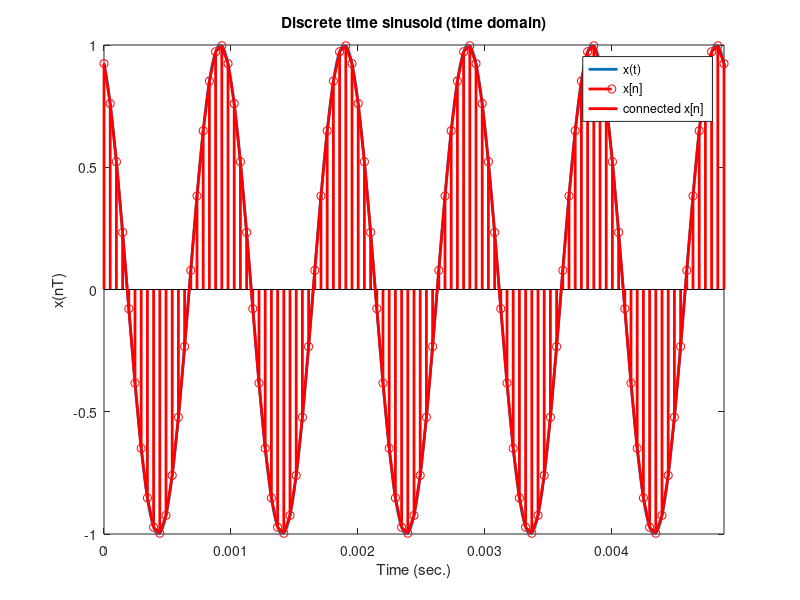

Reproduce this figure in MATLAB. (Note: this script raises an error after producing the figure.)
%%
%   Computer HW1: Listen to sinusoidal signals, perform sampling, and experience system modeling and implementation
%	Sample codes (Matlab script)
%					
%
%
%                                   Edited by Meng-Lin Li, 02/27/2019
%									Modified by Meng-Lin Li, 03/12/2020
%									Modified by Meng-Lin Li, 03/04/2021

%% -----------------------------------------------------
%% ---------- Codes for Problems 1 and 2 ----------
%% ------------------------------------------------------
% ---------- Generate sampled cosine/discrete-time sinusoid ----------
f0 = 1024; % frequency in Hz
total_time = 5; % in sec.

% !!! Sampling in time 
fsRatio = 20;
fs = f0*fsRatio; % sampling sampling rate in Hz
T = 1/fs;  % sampling interval in time
A = 1; % magnitude
phi = pi/8; % phase

t = (0:T:total_time);  % time axis
% x(t) = A*cos(2*pi*f0*t+phi) where A: magnitude (>= 0), f0: 1/(fundamental period), phi: phase
x_CT = A*cos(2*pi*f0*(0:1/(f0*100):total_time)+phi); % x(t), sampling rate is high enough so that x_CT is a good approximation to the CT signal 
x_DT = A*cos(2*pi*f0*t+phi);  % x[n] = x(nT), sampled cosine/discrete time sinusoid
%Npoint = length(x_DT);   % number of points in sampled cosine
sound(x_DT,fs); % Do? reconstruct and play the CT signal by the sound card, type "help sound" (without the double quote) under MATLAB console to see the usage of sound()

figure
% type "help plot" (without the double quote) under MATLAB console to see the usage of plot().
% type "help stem" to see the usage of stem().
%plot((0:1/(f0*100):total_time), x_CT,'-o', 'linewidth', 2);
plot((0:1/(f0*100):total_time), x_CT,'-', 'linewidth', 2); % CT signal
hold on
stem(t, x_DT,'r', 'linewidth', 2); % DT signal
plot(t, x_DT,'r', 'linewidth', 2); % connet the dots, i.e., connect DT x[n]
xlabel('Time (sec.)');
ylabel('x(nT)');
title('Discrete time sinusoid (time domain)');
axis([0 1/f0*5 -A A]); % only observe the signal from time 0 to time 1/f0*3.  once you remove this line, you can see the whole sampled signal (from 0 to 5 sec.)
legend('x(t)', 'x[n]', 'connected x[n]')

% you may try subplot()

% ---------- Problem 1 ----------
% (a) proof x_CT is a periodic signal with a frequency of 1/f0 via MATLAB graphic illustration
% (b) Change A from 0.25 to 1, and tell the changes in the signal you observe and hear
% (c) Change f0 from 256 to 512, to 1024, and tell the changes in the signal you observe and hear
% (d) Change phi from 0 to pi/8, to pi/4, to pi/2, to pi, to 3*pi/2, to 2*pi and tell the changes in the signal you observe and hear, what type of transformation of the independent variable? justify your answer.


% ---------- Problem 2 ----------
% (a) change fsRatio from 20 down to 1.2 (at least try fsRatio = 20, 4, 2.5, 2.2, 2, 1.8, 1.4, and 1.2), and tell any differences among the sounds or any differnces among the DT signals
% (b) following (a), please tell, what feature of the signal, magnitude, frequency, phase
% is changed after the sampling so that you hear the incorrect sound
% (i.e.,the sound is the not same as the sound of x(t))
% (c) Are all the sampled sinusodial signal, i.e., all the DT sinusodial signals, periodic signals?


%% -----------------------------------------------------
%% ---------- Codes for Problem 3 ----------
%% -----------------------------------------------------
x = double(imread('lena.jpg')); % Lena image, each row is the system input
[M,N]  = size(x); % M: number of rows, N: number of columns
figure
% type "help imagesc" (without the double quote) under MATLAB console to see the usage of imagesc().
imagesc(x);
colormap(gray); % show gray scale image according to the provided gray-scale colormap
axis image
colorbar % show the colormapping

%% ---------- 3(a) ----------
y = zeros(M, N-1); % system output
for m = 1:M,
	y(m,:) = x(m, 2:end) - x(m,1:end-1); % What is the system model for the row input? Is this system causal, linear and time invariant? 
end
figure
imagesc(y);
colormap(gray); % show gray scale image according to the provided gray-scale colormap
axis image
colorbar

% See what the system does to the image
figure
imagesc(abs(y)); % supposedly, no negative value for an image; thus take abs() of y.
colormap(gray); % show gray scale image according to the provided gray-scale colormap
axis image
colorbar

%% ---------- 3(b) ----------
y = zeros(M, N); % system output
for m = 1:M,
	for n = 3:N-2
		y(m,n) = sum(x(m, n-2:n+2))/5; % What is the system model for the row input? Is this system causal, linear and time invariant?
	end
end

% See what the system does to the image
figure
imagesc(y); 
colormap(gray); % show gray scale image according to the provided gray-scale colormap
axis image
colorbar

%%
% if the system is not causal, please re-model it into a causal system and implement the causal system you model.
%%

%% ---------- 3(c) ----------
y1 = (x + fliplr(x))/2;
figure
imagesc(y1); 
colormap(gray); % show gray scale image according to the provided gray-scale colormap
axis image
colorbar

y2 = (x - fliplr(x))/2;
figure
imagesc(y2); 
colormap(gray); % show gray scale image according to the provided gray-scale colormap
axis image
colorbar

x_new = y1 + y2; % is x_new equal to x? check it by x-x_new
figure
imagesc(x_new); 
colormap(gray); % show gray scale image according to the provided gray-scale colormap
axis image
colorbar



% ---------- for fun, ----------
% Why is Fs chosen as 44100 Hz?
[x, Fs] = audioread('sister_12sec.wav'); % wavread() for the old version of MATLAB, Assume the sound is recorded at n = 0										
										 % x: the DT audio signal
										 % Fs: sampling rate in Hz
										 										
sound(x,Fs);

y = x(1:2:end); % y[n] = x[2n], time scaling: compression
sound(y,Fs);

y = flipud(x); % y[n] = x[-n], time reversal
sound(y,Fs);
